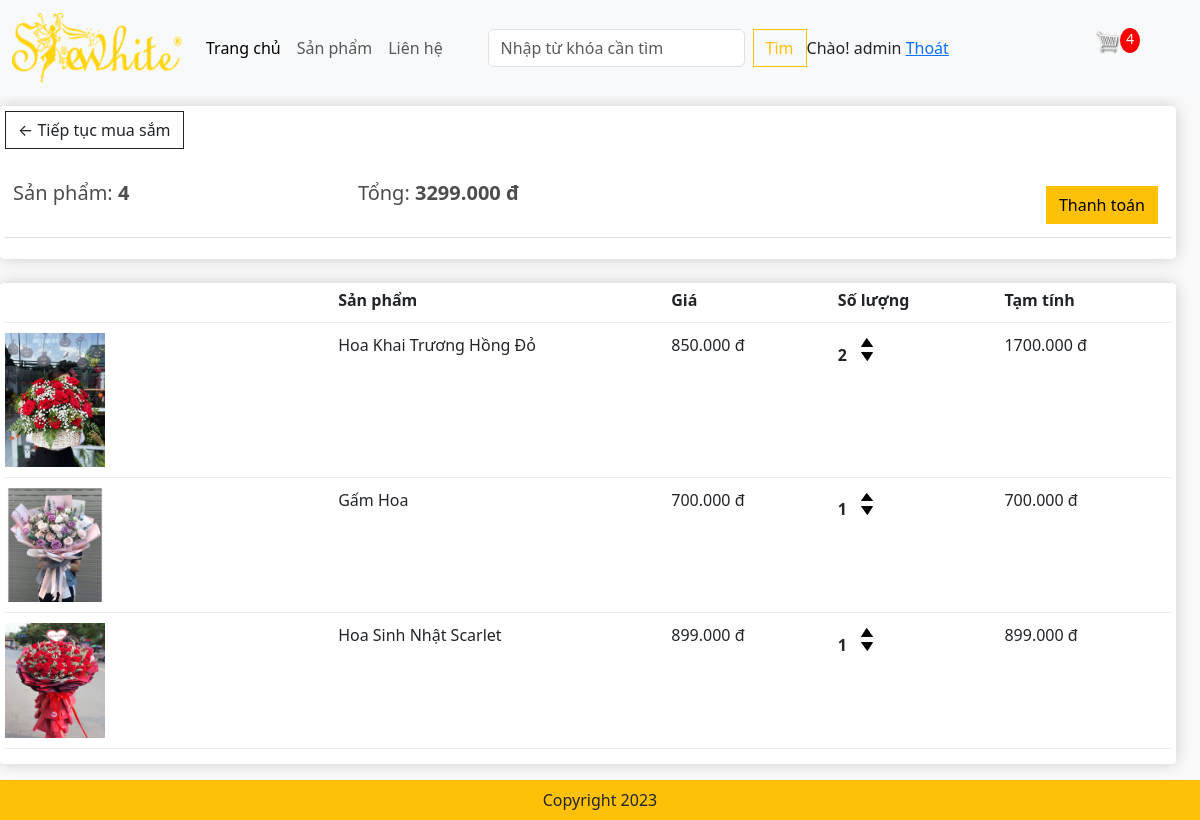
The page /cart/ (signed in) on the database as committed earlier.
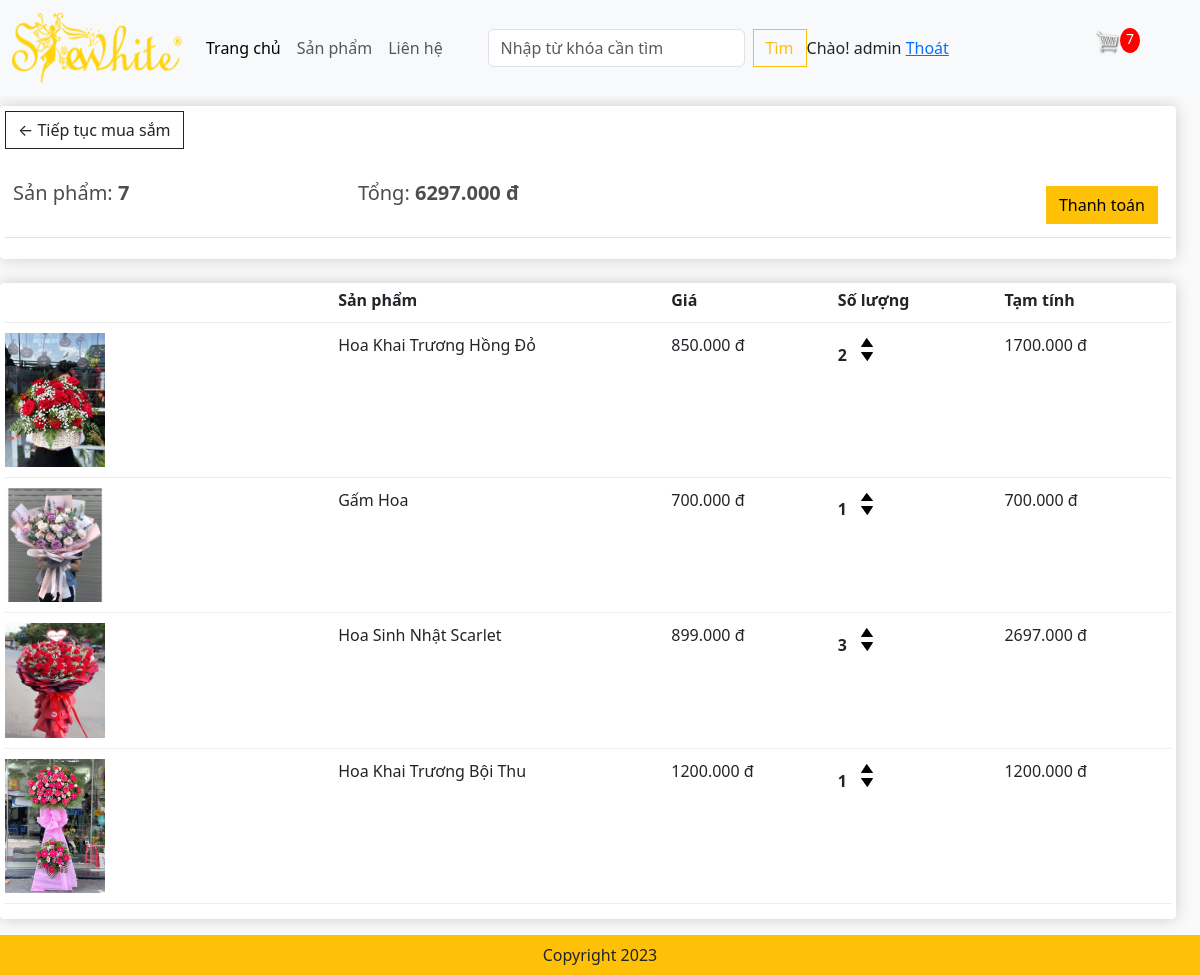
The same page on the database as committed later.
### app/models.py (models this page shows, shortened)
class Order(models.Model):
    customer = models.ForeignKey(User,on_delete=models.SET_NULL,blank=True,null=True)
    date_order = models.DateTimeField(auto_now_add=True)
    complete = models.BooleanField(default=False,null=True,blank=False)
    transaction_id = models.CharField(max_length=200,null=True)
    @property
    def get_cart_items(self):
        orderitems = self.orderitems_set.all()
        total = sum([item.quantity for item in orderitems])
        return total
    def get_cart_total(self):
        orderitems = self.orderitems_set.all()
        total = sum([item.get_total for item in orderitems])
        return total

class OrderItems(models.Model):
    product = models.ForeignKey(Product,on_delete=models.SET_NULL,blank=True,null=True)
    order = models.ForeignKey(Order,on_delete=models.SET_NULL,blank=True,null=True)
    quantity = models.IntegerField(default=0,null=True,blank=True)
    date_added = models.DateTimeField(auto_now_add=True)
    @property
    def get_total(self):
        total = self.product.price * self.quantity
        return total

class Product(models.Model):
    name = models.CharField(max_length=200,null=True)
    price = models.FloatField()
    image = models.ImageField(null=True,blank=True)
    digital = models.BooleanField(default=False,null=True,blank=False)
    detail = models.TextField(null=True,blank=True)
    @property
    def ImageURL(self):
        try:
            url = self.image.url
        except:
            url = ''
        return url

### app/views.py (the view)
# urls.py: path('cart/', views.cart, name="cart"),
def cart(request):
    if request.user.is_authenticated:
        customer = request.user
        order, created = Order.objects.get_or_create(customer = customer, complete = False)
        items = order.orderitems_set.all()
        cartItems = order.get_cart_items
        user_not_login = "hidden"
        user_login = "show"
    else:
        items = [],
        order = {'get_cart_items':0, 'get_cart_total':0, 'shipping':False}
        cartItems = order['get_cart_items']
        user_not_login = "show"
        user_login = "hidden"
    context = {'items':items, 'order':order,'cartItems':cartItems,'user_not_login':user_not_login,'user_login':user_login}
    return render(request,'app/cart.html', context)

### app/templates/app/cart.html
{% extends 'app/base.html' %}
{% load static %}
{% block cart-content %}
<div class="row" style="width:100%">
	<div class="col-lg-12">
		<div class="box-element">
			<a  class="btn btn-outline-dark" href="{%url 'home' %}">&#x2190; Tiếp tục mua sắm</a>
			<br>
			<br>
			<table class="table">
				<tr>
					<th><h5>Sản phẩm: <strong>{{order.get_cart_items}}</strong></h5></th>
					<th><h5>Tổng:<strong> {{order.get_cart_total | floatformat:3}} đ</strong></h5></th>
					<th>
						<a  style="float:right; margin:5px;" class="btn btn-warning" href="{% url 'checkout' %}">Thanh toán</a>
					</th>
				</tr>
			</table>
		</div>
		<br>
		<div class="box-element">
			<div class="cart-row">
				<div style="flex:2"></div>
				<div style="flex:2"><strong>Sản phẩm</strong></div>
				<div style="flex:1"><strong>Giá</strong></div>
				<div style="flex:1"><strong>Số lượng</strong></div>
				<div style="flex:1"><strong>Tạm tính</strong></div>
			</div>
			{% for item in items %}
			<div class="cart-row">
				<div style="flex:2"><img class="row-image" src="{{item.product.ImageURL}}"></div>
				<div style="flex:2"><p>{{item.product.name}}</p></div>
				<div style="flex:1"><p>{{item.product.price | floatformat:3}} đ</p></div>
				<div style="flex:1">
					<p class="quantity">{{item.quantity}}</p>
					<div class="quantity">
						<img data-product={{item.product.id}} data-action="add" class="chg-quantity update-cart" src="{% static 'app/images/arrow-up.png' %}">
						<img data-product={{item.product.id}} data-action="remove" class="chg-quantity update-cart" src="{% static 'app/images/arrow-down.png' %}">
					</div>
				</div>
				<div style="flex:1"><p>{{item.get_total | floatformat:3}} đ</p></div>
			</div>
            {% endfor %}
		</div>
	</div>
</div>
{% endblock cart-content %}

### app/templates/app/base.html (shortened to what this page needs)
<!DOCTYPE html>
{% load static %}
<html lang="en">
<head>
    <link href="https://cdn.jsdelivr.net/npm/bootstrap@5.3.1/dist/css/bootstrap.min.css" rel="stylesheet" />
    <link href="{%static 'app/css/style.css' %}" rel="stylesheet" />
    <link href="{%static 'app/css/owl.carousel.min.css' %}" rel="stylesheet" />
    <link href="{%static 'app/css/all.min.css' %}" rel="stylesheet" />
    <link href="{%static 'app/css/main.css' %}" rel="stylesheet" />
</head>
<body>
  <nav class="navbar navbar-expand-lg bg-body-tertiary">
      <div class="container-fluid">
        <a class="navbar-brand" href="{%url 'home' %}">
            <img src="{%static 'app/images/shewhite.png' %}" width="170" height="70" alt="shewhite">
        </a>
        <div class="collapse navbar-collapse" id="navbarSupportedContent">
          <ul class="navbar-nav me-auto mb-2 mb-lg-0">
            <li class="nav-item">
              <a class="nav-link active" aria-current="page" href="{%url 'home' %}">Trang chủ</a>
            </li>
            <li class="nav-item">
              <a class="nav-link" href="#">Sản phẩm</a>
            </li>
           <li class="nav-item">
              <a class="nav-link" href="#">Liên hệ</a>
            </li>
          </ul>
          <form class="d-flex" role="search" method=POST action= "{% url 'search' %}">
            <input class="form-control me-2" type="search" placeholder="Nhập từ khóa cần tìm" aria-label="Search" name="searched">
            <button class="btn btn-outline-warning" type="submit">Tìm</button>
          </form>
        </div>
            <div class="form-inline my-2 my-lg-0" style="visibility: {{user_login}}">
                <span>Chào! {{request.user}}</span>
                <span><a href="{% url 'logout' %} "> Thoát </a></span>
            </div>
          <div class="form-inline my-2 my-lg-0 mx-5">
                <a href="{% url 'cart' %}"> <img id='cart-icon' src="{% static 'images/cart.png' %}" /></a>
               <p id='cart-total'>{{cartItems}}</p>
           </div>
      </div>
    </nav>
    {% block cart-content %} {% endblock cart-content %}
    <footer class="container--fluid bg-warning text-center fixed-bottom p-2 mt-3 footer ">
        Copyright 2023
    </footer>
</body>
</html>

### app/static/app/css/main.css (style rules this page uses)
body { background-color: hsl(0, 0%, 98%); }
h1,h2,h3,h4,h5,h6 { color:hsl(0, 0%, 30%); }
.box-element { box-shadow:hsl(0, 0%, 80%) 0 0 16px; background-color: #fff; border-radius: 4px; padding: 5px; }
#cart-icon { width:25px; display: inline-block; margin-left: 15px; }
#cart-total { display: block; text-align: center; color:#fff; background-color: red; width: 20px; height: 25px; border-radius: 50%; font-size: 14px; float:right }
.col-lg-3, .col-lg-4, .col-lg-6, .col-lg-8, .col-lg-12 { margin-top: 10px; }
.btn { border-radius: 0; }
.row-image { width: 100px; }
.cart-row { display: flex; align-items: flex-stretch; padding-bottom: 10px; margin-bottom: 10px; border-bottom: 1px solid #ececec; }
.quantity { display: inline-block; font-weight: 700; padding-right:10px; }
.chg-quantity { width: 12px; cursor: pointer; display: block; margin-top: 5px; transition:.1s; }
.footer { position:relative }

Rows that differ between the two databases and show on the page:
changed through a linked row, Order: get_cart_items "4" → "7"; get_cart_total "3299.000" → "6297.000"
changed OrderItems "Hoa Sinh Nhật Scarlet": quantity "1" → "3"; get_total "899.000" → "2697.000"
added OrderItems: product.ImageURL (picture), product.name "Hoa Khai Trương Bội Thu", product.price "1200.000", quantity "1", get_total "1200.000"
Other text that changed with them:
{{ cartItems }}: "4" → "7"
